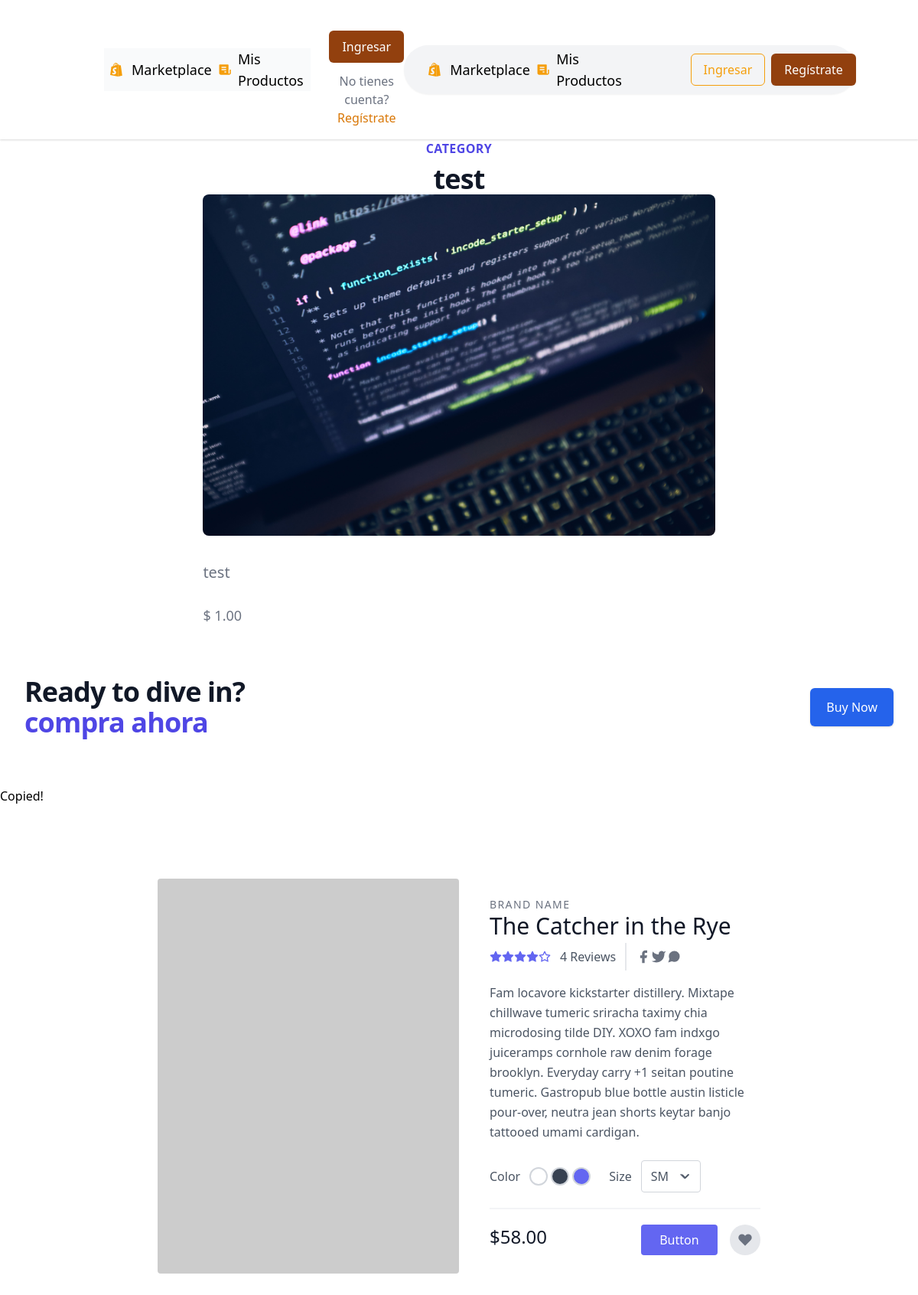
/product/test/detail, run on the app's committed database.
### marketplace/models.py (models this page shows, shortened)
class Product(models.Model):
    user=models.ForeignKey(User, on_delete=models.CASCADE,related_name='products')
    name=models.CharField(max_length=100)
    description=models.TextField()
    thumbnail=models.ImageField(blank=True,null=True,upload_to=marketplace_directory_path)
    slug=models.SlugField(unique=True)
    content_url=models.URLField(blank=True,null=True)
    content_file=models.FileField(blank=True,null=True)
    active=models.BooleanField(default=False)
    price=models.PositiveIntegerField(default=100)
    category = models.ManyToManyField(Categories)
    def price_display(self):
        return "{0:.2f}".format(self.price/100)

### core/views.py (the view)
# urls.py: path('product/<slug>/detail',ProdutDetailView.as_view(),name="product-detail"),
class ProdutDetailView(View):
    def get(self, request, slug, *args, **kwargs):
        product = get_object_or_404(Product, slug=slug)
        has_access = None
        if self.request.user.is_authenticated:
            if product in self.request.user.library.products.all():
                has_access=True
        context = {
            'product': product,
        }
        context.update({
            'STRIPE_PUBLIC_KEY': settings.STRIPE_PUBLIC_KEY,
            'has_access': has_access
        })
        return render(request, 'pages/products/detail.html', context)

### templates/pages/products/detail.html (shortened to what this page needs)
{% extends 'base.html' %}
{% load static %}
{% block navbar %}
{% include 'components/navbar.html' %}
{% endblock navbar %}
{% block content %}
<div class="relative px-4 sm:px-6 lg:px-8">
    <div class="text-lg max-w-prose mx-auto">
      <h1>
        <span class="block text-base text-center text-indigo-600 font-semibold tracking-wide uppercase">Category</span>
        <span class="mt-2 block text-3xl text-center leading-8 font-extrabold tracking-tight text-gray-900 sm:text-4xl">{{product.name}}</span>
      </h1>
        <img class="w-full rounded-lg" src="{{product.thumbnail.url}}" alt="" width="1310" height="873">
      <p class="mt-8 text-xl text-gray-500 leading-8">{{product.description}}</p>
    </div>
    <div class="mt-6 prose prose-indigo prose-lg text-gray-500 mx-auto">
    <p>$ {{product.price_display}}</p>
    </div>
</div>
<div >
{% if has_access %}
 <div class="max-w-7xl mx-auto py-12 px-4 sm:px-6 lg:py-16 lg:px-8 lg:flex lg:items-center lg:justify-between">
    <h2 class="text-3xl font-extrabold tracking-tight text-gray-900 sm:text-4xl">
      <span class="block">Access your content</span>
      <span class="block text-indigo-600">Download</span>
    </h2>
    <div class="mt-8 flex lg:mt-0 lg:flex-shrink-0">
      <div class="inline-flex rounded-md shadow">
      <a href="{{product.content_url}}" target="_blank"  class="inline-flex items-center justify-center px-5 py-3 border border-transparent text-base font-medium rounded-md text-white bg-green-600 hover:bg-green-700">
         URL
        </a>
        <a href="{{product.content_file.url}}" download  class="inline-flex items-center justify-center px-5 py-3 border border-transparent text-base font-medium rounded-md text-white bg-green-600 hover:bg-green-700">
         Download
        </a>
      </div>
    </div>
  </div>
{% else %}
 <div class="max-w-7xl mx-auto py-12 px-4 sm:px-6 lg:py-16 lg:px-8 lg:flex lg:items-center lg:justify-between">
    <h2 class="text-3xl font-extrabold tracking-tight text-gray-900 sm:text-4xl">
      <span class="block">Ready to dive in?</span>
      <span class="block text-indigo-600">compra ahora</span>
    </h2>
    <div class="mt-8 flex lg:mt-0 lg:flex-shrink-0">
      <div class="inline-flex rounded-md shadow">
        <button type="submit" id="checkout-button" class="inline-flex items-center justify-center px-5 py-3 border border-transparent text-base font-medium rounded-md text-white bg-blue-600 hover:bg-blue-700">
          Buy Now
        </button>
      </div>
    </div>
  </div>
 {% endif %}
</div>
Copied!
<section class="text-gray-600 body-font overflow-hidden">
  <div class="container px-5 py-24 mx-auto">
    <div class="lg:w-4/5 mx-auto flex flex-wrap">
      <img alt="ecommerce" class="lg:w-1/2 w-full lg:h-auto h-64 object-cover object-center rounded" src="https://dummyimage.com/400x400">
      <div class="lg:w-1/2 w-full lg:pl-10 lg:py-6 mt-6 lg:mt-0">
        <h2 class="text-sm title-font text-gray-500 tracking-widest">BRAND NAME</h2>
        <h1 class="text-gray-900 text-3xl title-font font-medium mb-1">The Catcher in the Rye</h1>
        <div class="flex mb-4">
          <span class="flex items-center">
            <svg fill="currentColor" stroke="currentColor" stroke-linecap="round" stroke-linejoin="round" stroke-width="2" class="w-4 h-4 text-indigo-500" viewBox="0 0 24 24">
              <path d="M12 2l3.09 6.26L22 9.27l-5 4.87 1.18 6.88L12 17.77l-6.18 3.25L7 14.14 2 9.27l6.91-1.01L12 2z"></path>
            </svg>
            <svg fill="currentColor" stroke="currentColor" stroke-linecap="round" stroke-linejoin="round" stroke-width="2" class="w-4 h-4 text-indigo-500" viewBox="0 0 24 24">
              <path d="M12 2l3.09 6.26L22 9.27l-5 4.87 1.18 6.88L12 17.77l-6.18 3.25L7 14.14 2 9.27l6.91-1.01L12 2z"></path>
            </svg>
            <svg fill="currentColor" stroke="currentColor" stroke-linecap="round" stroke-linejoin="round" stroke-width="2" class="w-4 h-4 text-indigo-500" viewBox="0 0 24 24">
              <path d="M12 2l3.09 6.26L22 9.27l-5 4.87 1.18 6.88L12 17.77l-6.18 3.25L7 14.14 2 9.27l6.91-1.01L12 2z"></path>
            </svg>
            <svg fill="currentColor" stroke="currentColor" stroke-linecap="round" stroke-linejoin="round" stroke-width="2" class="w-4 h-4 text-indigo-500" viewBox="0 0 24 24">
              <path d="M12 2l3.09 6.26L22 9.27l-5 4.87 1.18 6.88L12 17.77l-6.18 3.25L7 14.14 2 9.27l6.91-1.01L12 2z"></path>
            </svg>
            <svg fill="none" stroke="currentColor" stroke-linecap="round" stroke-linejoin="round" stroke-width="2" class="w-4 h-4 text-indigo-500" viewBox="0 0 24 24">
              <path d="M12 2l3.09 6.26L22 9.27l-5 4.87 1.18 6.88L12 17.77l-6.18 3.25L7 14.14 2 9.27l6.91-1.01L12 2z"></path>
            </svg>
            <span class="text-gray-600 ml-3">4 Reviews</span>
          </span>
          <span class="flex ml-3 pl-3 py-2 border-l-2 border-gray-200 space-x-2s">
            <a class="text-gray-500">
              <svg fill="currentColor" stroke-linecap="round" stroke-linejoin="round" stroke-width="2" class="w-5 h-5" viewBox="0 0 24 24">
                <path d="M18 2h-3a5 5 0 00-5 5v3H7v4h3v8h4v-8h3l1-4h-4V7a1 1 0 011-1h3z"></path>
              </svg>
            </a>
            <a class="text-gray-500">
              <svg fill="currentColor" stroke-linecap="round" stroke-linejoin="round" stroke-width="2" class="w-5 h-5" viewBox="0 0 24 24">
                <path d="M23 3a10.9 10.9 0 01-3.14 1.53 4.48 4.48 0 00-7.86 3v1A10.66 10.66 0 013 4s-4 9 5 13a11.64 11.64 0 01-7 2c9 5 20 0 20-11.5a4.5 4.5 0 00-.08-.83A7.72 7.72 0 0023 3z"></path>
              </svg>
            </a>
            <a class="text-gray-500">
            </a>
          </span>
        </div>
        <p class="leading-relaxed">Fam locavore kickstarter distillery. Mixtape chillwave tumeric sriracha taximy chia microdosing tilde DIY. XOXO fam indxgo juiceramps cornhole raw denim forage brooklyn. Everyday carry +1 seitan poutine tumeric. Gastropub blue bottle austin listicle pour-over, neutra jean shorts keytar banjo tattooed umami cardigan.</p>
        <div class="flex mt-6 items-center pb-5 border-b-2 border-gray-100 mb-5">
          <div class="flex">
            <span class="mr-3">Color</span>
            <button class="border-2 border-gray-300 rounded-full w-6 h-6 focus:outline-none"></button>
            <button class="border-2 border-gray-300 ml-1 bg-gray-700 rounded-full w-6 h-6 focus:outline-none"></button>
            <button class="border-2 border-gray-300 ml-1 bg-indigo-500 rounded-full w-6 h-6 focus:outline-none"></button>
          </div>
          <div class="flex ml-6 items-center">
            <span class="mr-3">Size</span>
            <div class="relative">
              <select class="rounded border appearance-none border-gray-300 py-2 focus:outline-none focus:ring-2 focus:ring-indigo-200 focus:border-indigo-500 text-base pl-3 pr-10">
                <option>SM</option>
              </select>
              <span class="absolute right-0 top-0 h-full w-10 text-center text-gray-600 pointer-events-none flex items-center justify-center">
              </span>
            </div>
          </div>
        </div>
        <div class="flex">
          <span class="title-font font-medium text-2xl text-gray-900">$58.00</span>
          <button class="flex ml-auto text-white bg-indigo-500 border-0 py-2 px-6 focus:outline-none hover:bg-indigo-600 rounded">Button</button>
          <button class="rounded-full w-10 h-10 bg-gray-200 p-0 border-0 inline-flex items-center justify-center text-gray-500 ml-4">
            <svg fill="currentColor" stroke-linecap="round" stroke-linejoin="round" stroke-width="2" class="w-5 h-5" viewBox="0 0 24 24">
              <path d="M20.84 4.61a5.5 5.5 0 00-7.78 0L12 5.67l-1.06-1.06a5.5 5.5 0 00-7.78 7.78l1.06 1.06L12 21.23l7.78-7.78 1.06-1.06a5.5 5.5 0 000-7.78z"></path>
            </svg>
          </button>
        </div>
      </div>
    </div>
  </div>
</section>
{% endblock content %}

### data on the page
Product: name "test", thumbnail (picture), description "test", price_display "1.00"
